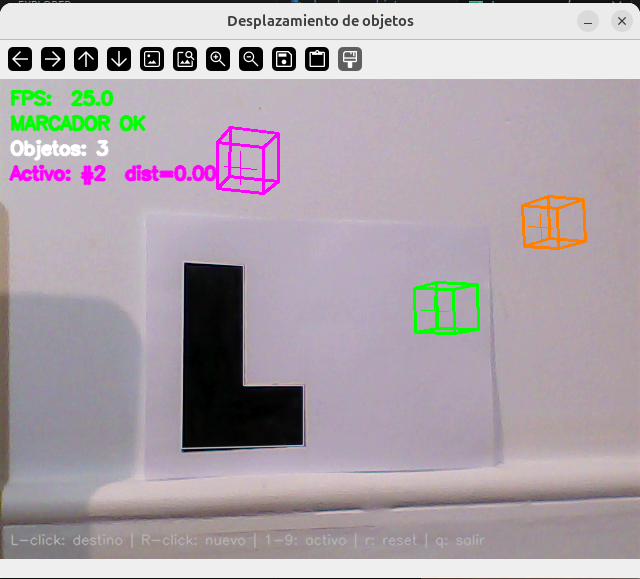
#> input picture opcionales/realidad-virtual/Imagen pegada (2).png, 640 x 579 px, given in place of the camera
$ python desplazar-objetos.py
#> lines starting #> are read from the running program, lines starting #| are printed output that depends on the picture; after the words box and inside, x2 and y2 are one past the last pixel; in counts of white or black regions, pixels touching at a corner belong together
#> in main, frame is the input picture: shape (579, 640, 3); mean B, G, R 171.1, 164.7, 173.4
#!/usr/bin/env python
import cv2 as cv
import numpy as np
import time
import traceback
from collections import deque

# Matriz intrínseca obtenida en el ejercicio de calibración.
K = np.array([
    [840.32,   0.00, 330.34],
    [  0.00, 832.56, 221.40],
    [  0.00,   0.00,   1.00]
], dtype=np.float64)

# Coeficientes de distorsión obtenidos de calib.txt (ejercicio de calibración)
distCoeffs = np.array([0.3784, -4.2817, -0.0042, 0.0119, 16.0687], dtype=np.float64)


MARCADOR = np.array([
    [0.0,   0.0, 0.0],  # Esquina superior-izquierda (origen)
    [0.0,  15.0, 0.0],  # Esquina inferior-izquierda del palo vertical
    [5.0,  15.0, 0.0],  # Esquina inferior-derecha del palo vertical
    [5.0,   5.0, 0.0],  # Esquina interior (la cóncava)
    [10.2,  5.0, 0.0],  # Esquina inferior-derecha del brazo horizontal
    [10.2,  0.0, 0.0],  # Esquina superior-derecha del brazo horizontal
], dtype=np.float64)

# Paleta de colores para los objetos virtuales (BGR)
COLORES = [
    (0, 255,   0),
    (0, 128, 255),
    (255, 0, 255),
    (0, 255, 255),
    (255, 0,   0),
    (0, 0,   255),
    (255, 255, 0),
    (128, 255, 128),
    (255, 128, 255),
]

# Suavizado: nº de poses a promediar para reducir jitter
SMOOTH_WINDOW = 5

# Frames máximos manteniendo la última pose si no se detecta el marcador
MAX_FRAMES_SIN_DETECCION = 45

# Factor de interpolación para animación (más alto = más rápido)
ALPHA_ANIMACION = 0.08

# Tamaño del cubo wireframe en unidades del marcador
TAM_CUBO = 4


def homog(x):
    """Convierte puntos ordinarios a coordenadas homogéneas."""
    ax = np.array(x)
    uc = np.ones(ax.shape[:-1] + (1,))
    return np.append(ax, uc, axis=-1)

def inhomog(x):
    """Convierte puntos homogéneos a coordenadas ordinarias."""
    ax = np.array(x)
    return ax[..., :-1] / ax[..., [-1]]

def htrans(h, x):
    """Aplica una transformación homogénea h a un conjunto de puntos."""
    return inhomog(homog(x) @ h.T)

def rgb2gray(x):
    return cv.cvtColor(x, cv.COLOR_BGR2GRAY)
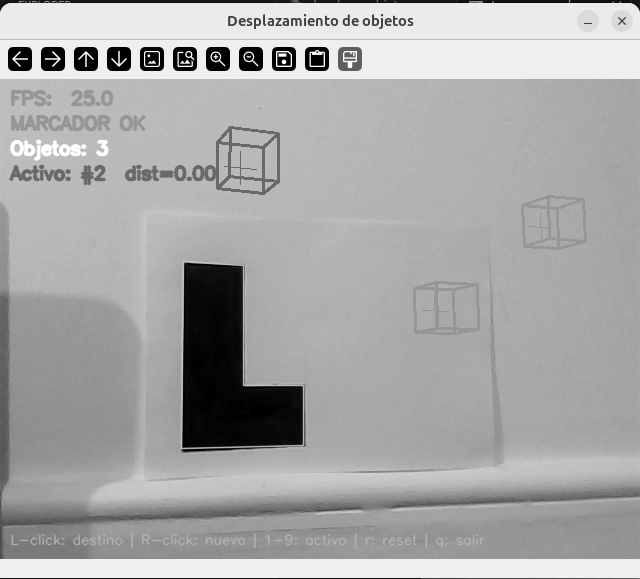
#> returned value: shape (579, 640); min 0, max 255, mean 168

def orientation(c):
    return cv.contourArea(c.astype(np.float32), oriented=True)

def redondez(c):
    p = cv.arcLength(c.astype(np.float32), closed=True)
    oa = orientation(c)
    return (oa, 100 * 4 * np.pi * abs(oa) / p**2) if p > 0 else (0, 0)

def boundingBox(c):
    (x1, y1), (x2, y2) = c.min(0), c.max(0)
    return (x1, y1), (x2, y2)

def internal(c, h, w):
    (x1, y1), (x2, y2) = boundingBox(c)
    return x1 > 1 and x2 < w - 2 and y1 > 1 and y2 < h - 2

def redu(c, eps=3.0):
    return cv.approxPolyDP(c, eps, True).reshape(-1, 2)

def polygons(cs, n, prec=3.0):
    rs = [redu(c, prec) for c in cs]
    return [r for r in rs if r.shape[0] == n]

def extractContours(g, minarea=10, minredon=25, reduprec=3.0):
#> called with minarea = 10, minredon = 25, reduprec = 3
    g_suavizada = cv.GaussianBlur(g, (5, 5), 0)
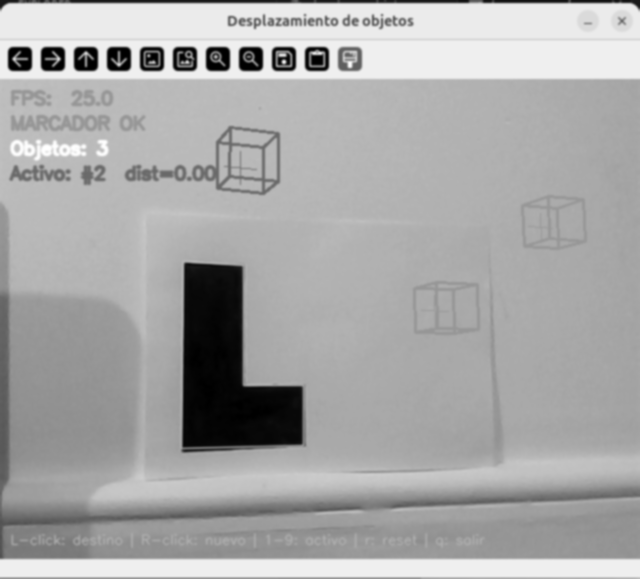
#> g_suavizada: shape (579, 640); min 0, max 255, mean 168.2

    _, gt = cv.threshold(g_suavizada, 189, 255, cv.THRESH_BINARY + cv.THRESH_OTSU)
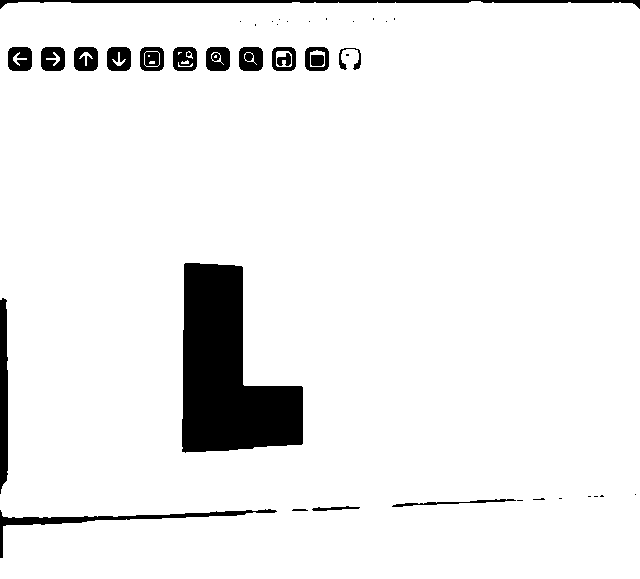
#> gt: shape (579, 640); 93.3% white; 40 black regions (20 under 20 px)

    contours = cv.findContours(gt, cv.RETR_TREE, cv.CHAIN_APPROX_SIMPLE)[-2]
#> contours = 58 contours, 26 with area under 20; largest, box (x1, y1, x2, y2) and area: (0, 1, 640, 579) 364374, (181, 262, 304, 454) 15099, (304, 46, 330, 72) 585, (271, 46, 297, 72) 585, (238, 46, 264, 72) 585
    h, w = g.shape
#> h = 579; w = 640
    tharea = (min(h, w) * minarea / 100.)**2
#> tharea = 3352.4

    def good(c):
        oa, r = redondez(c)
        return oa > 0 and abs(oa) >= tharea and r > minredon

    buenos    = [c for c in contours if good(c)]
#> buenos = 1 contour; box (x1, y1, x2, y2) and area: (181, 262, 304, 454) 15099
    aprox     = [redu(c.reshape(-1, 2), reduprec) for c in buenos]
#> aprox = 1 item
    internos  = [c for c in aprox if internal(c, h, w)]
#> internos = 1 item

    return internos

def rmsreproj(view, model, transf):
    """Error RMS de reproyección."""
    err = view - htrans(transf, model)
    return np.sqrt(np.mean(err.flatten()**2))

def jc(*args):
    return np.hstack(args)

def pose(K, image, model):
    """
    Estima pose con solvePnP.
    Devuelve (rms, M, rvec, tvec). rvec/tvec se devuelven aplanados
    a 1D para facilitar el promediado posterior.
    """
    ok, rvec, tvec = cv.solvePnP(model, image, K, distCoeffs)
    if not ok:
        return 1e6, None, None, None
    R, _ = cv.Rodrigues(rvec)
    M = K @ jc(R, tvec)
    rms = rmsreproj(image, model, M)
    return rms, M, rvec.flatten(), tvec.flatten()

def rots(c):
    """Todas las rotaciones cíclicas de los vértices del polígono."""
    return [np.roll(c, k, 0) for k in range(len(c))]

def bestPose(K, view, model):
    """Prueba todas las asignaciones y devuelve la mejor."""
    poses = [pose(K, v.astype(float), model) for v in rots(view)]
    return sorted(poses, key=lambda p: p[0])[0]

def promediar_poses(poses_rt, K):
    """
    Promedia una lista de (rvec, tvec) por separado y reconstruye M.

    Frente a promediar K[R|t] directamente, esto garantiza que la
    rotación resultante sea siempre una rotación válida (ortogonal),
    porque la reconstruimos con cv.Rodrigues. Para variaciones pequeñas
    entre frames consecutivos (que es siempre el caso del suavizado),
    promediar rvec en el espacio axis-angle es equivalente, a primer
    orden, al promedio correcto sobre SO(3).
    """
    rvecs = np.array([rv for rv, _ in poses_rt])
    tvecs = np.array([tv for _, tv in poses_rt])
    rvec_avg = rvecs.mean(axis=0)
    tvec_avg = tvecs.mean(axis=0)
    R_avg, _ = cv.Rodrigues(rvec_avg)
    return K @ np.hstack([R_avg, tvec_avg.reshape(3, 1)])


class ObjetoVirtual:
    """
    Un cubo wireframe que vive en coordenadas 3D del marcador.
    Mantiene posición actual y destino, e interpola suavemente.
    """

    # [5 lines left out: function __init__, not called in this run]

    def set_destino(self, nuevo):
        """Asigna un nuevo destino (en coordenadas del marcador)."""
        self.destino = np.array(nuevo, dtype=np.float64)

    def update(self, alpha=ALPHA_ANIMACION):
        """Avanza la posición hacia el destino con interpolación suave."""
        self.pos += alpha * (self.destino - self.pos)

    def distancia_destino(self):
        return float(np.linalg.norm(self.destino - self.pos))

    # [49 lines left out: functions vertices_cubo, draw, draw_destino, not called in this run]


class AplicacionRA:
    """
    Mantiene el estado del programa: objetos, pose actual, suavizado,
    y maneja los eventos de ratón y teclado.
    """

    def __init__(self):
        self.objetos              = []
        self.objeto_activo        = 0
        self.M                    = None    # pose suavizada actual
        self.H_pantalla_marcador  = None    # para des-proyectar clics
        # Historial de (rvec, tvec) para promediar correctamente la pose
        self.pose_history         = deque(maxlen=SMOOTH_WINDOW)
        self.frames_sin_deteccion = 0
        self.fps                  = 0.0
        self.prev_t               = time.time()

    # [36 lines left out: functions on_mouse, _desproyectar, _crear_objeto, not called in this run]

    def procesar(self, frame):
        now = time.time()
        dt  = now - self.prev_t
        if dt > 0:
            self.fps = 0.9 * self.fps + 0.1 * (1.0 / dt)
        self.prev_t = now

        try:
            g = rgb2gray(frame)
            conts = extractContours(g, reduprec=3.0)
#> conts = 1 item
            hexs  = polygons(conts, 6)
#> hexs = 1 item

            mejor_M    = None
            mejor_rvec = None
            mejor_tvec = None
            mejor_rms  = 1e6

            # Si hay varios hexágonos, nos quedamos con la mejor pose
            for poly in hexs:
                rms, M_pose, rvec_pose, tvec_pose = bestPose(K, poly, MARCADOR)
                if rms < mejor_rms:
                    mejor_rms  = rms
                    mejor_M    = M_pose
                    mejor_rvec = rvec_pose
                    mejor_tvec = tvec_pose
#> this loop made 1 pass
#> (rms, mejor_rms, mejor_rvec, mejor_tvec) on pass 1: (1.17, 1.17, [2.88, 0.0437, 0.594], [-11.77, 18.13, 66.23])
#> after the loop, mejor_rms = 1.17

            # Si la pose es razonable, la incorporamos al historial
            if mejor_M is not None:
                if mejor_rms < 50.0:
                    self.pose_history.append((mejor_rvec, mejor_tvec))
                    self.frames_sin_deteccion = 0
                else:
                    self.frames_sin_deteccion += 1
            else:
                self.frames_sin_deteccion += 1

            # Promediamos las últimas poses para suavizar
            if (len(self.pose_history) > 0
                    and self.frames_sin_deteccion < MAX_FRAMES_SIN_DETECCION):
                self.M = promediar_poses(list(self.pose_history), K)
#> self.M = [[900.4, 57.24, 34.99, 11986.5], [144.1, -769.9, -358.7, 29758.2], [0.389, 0.204, -0.898, 66.23]]

                # Homografía pantalla -> marcador (2D) para des-proyectar
                pts_marcador_2d  = MARCADOR[:, :2].astype(np.float32)
                pts_pantalla     = htrans(self.M, MARCADOR).astype(np.float32)
#> pts_pantalla = [[181, 449.3], [185.4, 262.8], [243.5, 265.7], [242.4, 384.8], [301.3, 384.4], [301.6, 444.8]]
                self.H_pantalla_marcador, _ = cv.findHomography(
                    pts_pantalla, pts_marcador_2d
                )
#> self.H_pantalla_marcador = [[0.0813, 0.00192, -15.58], [-0.00289, -0.0784, 35.73], [-0.000469, 0.00023, 1]]
            else:
                # marcador perdido durante demasiado tiempo
                self.M = None
                self.H_pantalla_marcador = None
                self.pose_history.clear()

        except Exception as e:
            print(f"Frame descartado: {e}")
            traceback.print_exc()
            self.M = None
            self.H_pantalla_marcador = None


        for obj in self.objetos:
            obj.update()

        if self.M is not None:
            contorno_proy = htrans(self.M, MARCADOR).astype(np.int32)
#> contorno_proy = [[180, 449], [185, 262], [243, 265], [242, 384], [301, 384], [301, 444]]
            cv.polylines(frame, [contorno_proy], True, (200, 200, 200),
                         1, cv.LINE_AA)

            for obj in self.objetos:
                obj.draw_destino(frame, self.M)
                obj.draw(frame, self.M)

        self._dibujar_hud(frame)

    def _dibujar_hud(self, frame):
        h, w = frame.shape[:2]
#> h = 579; w = 640
        cv.putText(frame, f"FPS: {self.fps:5.1f}", (10, 25),
                   cv.FONT_HERSHEY_SIMPLEX, 0.6, (0, 255, 0), 2, cv.LINE_AA)

        estado = "MARCADOR OK" if self.M is not None else "BUSCANDO MARCADOR..."
#> estado = 'MARCADOR OK'
        col    = (0, 255, 0) if self.M is not None else (0, 0, 255)
#> col = (0, 255, 0)
        cv.putText(frame, estado, (10, 50),
                   cv.FONT_HERSHEY_SIMPLEX, 0.6, col, 2, cv.LINE_AA)

        cv.putText(frame, f"Objetos: {len(self.objetos)}", (10, 75),
                   cv.FONT_HERSHEY_SIMPLEX, 0.6, (255, 255, 255), 2, cv.LINE_AA)

        if self.objetos:
            col_act = self.objetos[self.objeto_activo].color
            dist    = self.objetos[self.objeto_activo].distancia_destino()
            cv.putText(frame,
                       f"Activo: #{self.objeto_activo}  dist={dist:.2f}",
                       (10, 100), cv.FONT_HERSHEY_SIMPLEX, 0.6,
                       col_act, 2, cv.LINE_AA)

        ayuda = "L-click: destino | R-click: nuevo | 1-9: activo | r: reset | q: salir"
        cv.putText(frame, ayuda, (10, h - 15),
                   cv.FONT_HERSHEY_SIMPLEX, 0.45, (180, 180, 180), 1,
                   cv.LINE_AA)
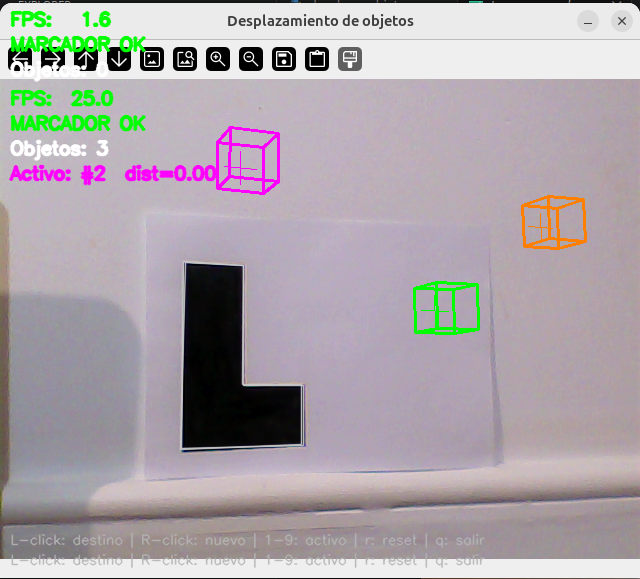
#> frame: shape (579, 640, 3); mean B, G, R 170.4, 165.3, 172.7

    # [10 lines left out: function manejar_tecla, not called in this run]


def main():
    cap = cv.VideoCapture(0)
    if not cap.isOpened():
        print("No se puede abrir la webcam.")
        return

    app = AplicacionRA()
    cv.namedWindow("Desplazamiento de objetos")
    cv.setMouseCallback("Desplazamiento de objetos", app.on_mouse)

    print("Programa iniciado. Pulsa 'q' o ESC para salir.")
    print("Coloca el marcador en L delante de la cámara.")

    while True:
        ret, frame = cap.read()
        if not ret:
            break

        app.procesar(frame)
        cv.imshow("Desplazamiento de objetos", frame)

        key = cv.waitKey(1) & 0xFF
#> (key q is pressed here)
        if key in (ord('q'), 27):
            break
        app.manejar_tecla(key)

    cap.release()
    cv.destroyAllWindows()


if __name__ == "__main__":
    main()
